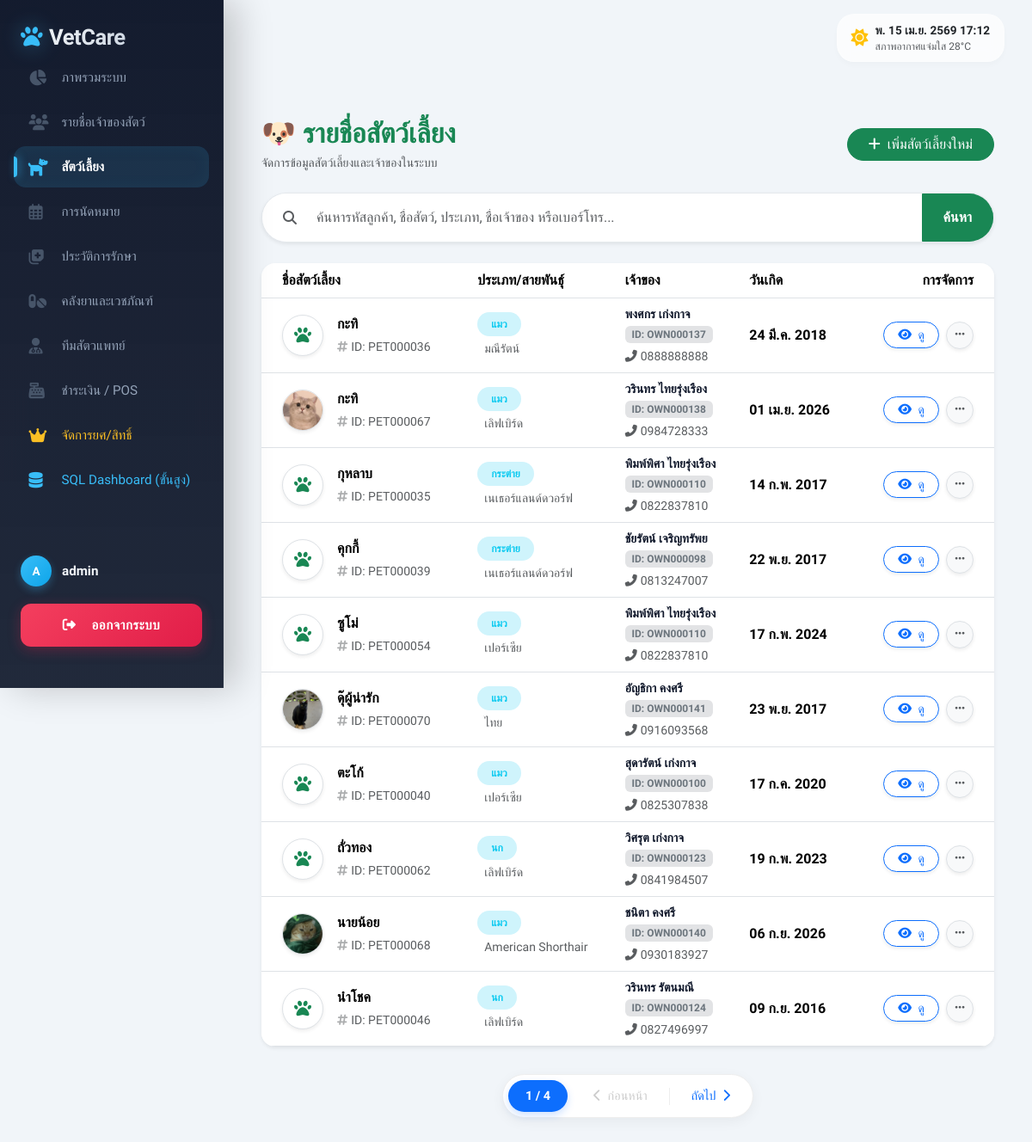
The app's page /pets/ (signed in), older data.
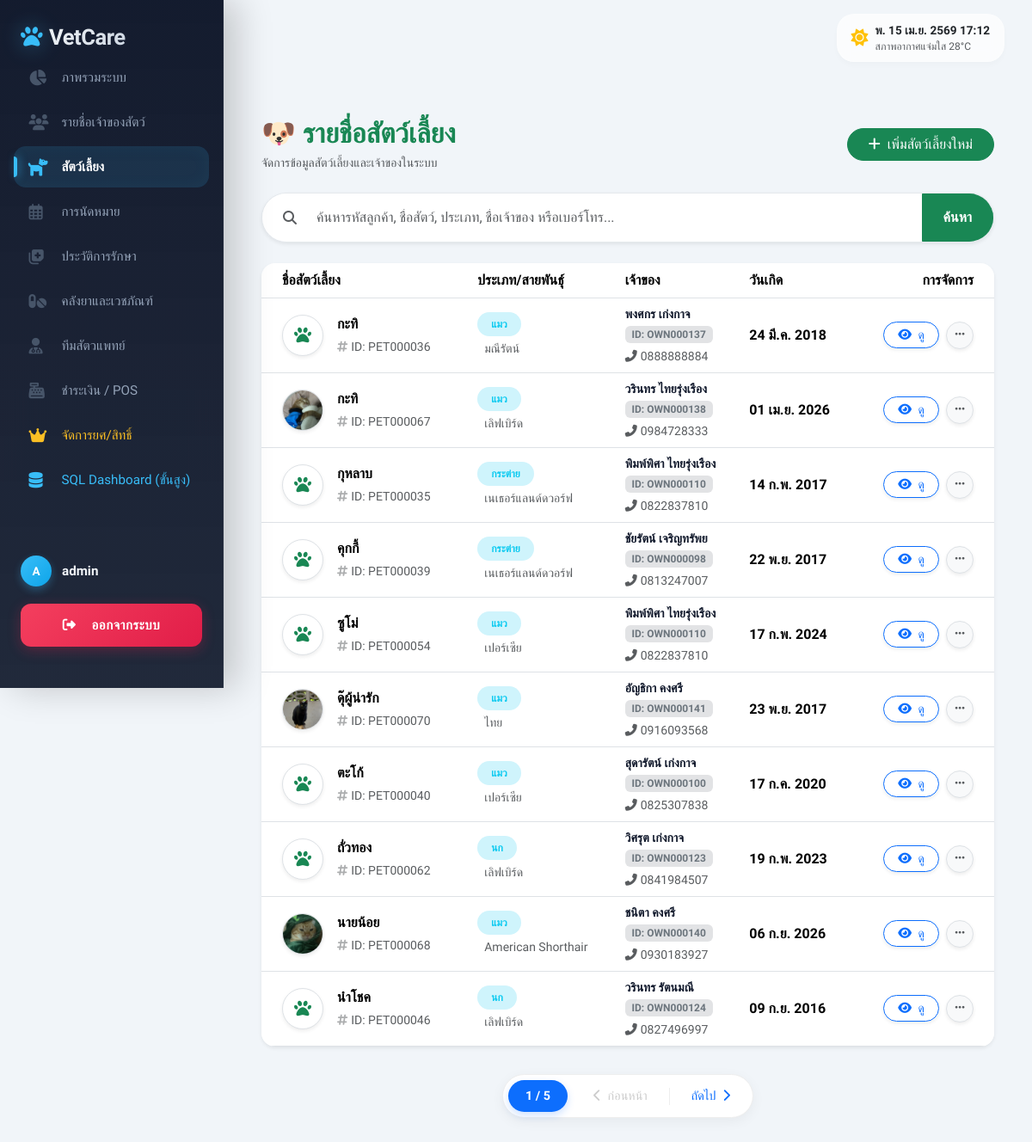
The same page, newer data.
### myapp/models.py (models this page shows, shortened)
class Pet(models.Model):
    owner = models.ForeignKey(Owner, on_delete=models.CASCADE, related_name='pets')
    name = models.CharField(max_length=100)
    customer_id = models.CharField(max_length=50, blank=True, null=True, verbose_name='รหัสลูกค้า')
    microchip_number = models.CharField(max_length=50, blank=True, null=True, verbose_name='เลขที่ชิป')
    price_level_choices = [
        ('ราคาปกติ', 'ราคาปกติ'),
        ('ราคาพิเศษ', 'ราคาพิเศษ')
    ]
    price_level = models.CharField(max_length=50, choices=price_level_choices, blank=True, null=True, verbose_name='ระดับราคา')
    sex_choices = [
        ('M', 'ตัวผู้'),
        ('F', 'ตัวเมีย')
    ]
    sex = models.CharField(max_length=10, choices=sex_choices, blank=True, null=True, verbose_name='เพศ')
    species = models.CharField(max_length=50, verbose_name='ประเภทสัตว์')
    breed = models.CharField(max_length=50, blank=True, null=True, verbose_name='สายพันธุ์')
    remarks = models.TextField(blank=True, null=True, verbose_name='หมายเหตุ')
    image = models.ImageField(upload_to='pet_images/', blank=True, null=True, verbose_name='รูปภาพสัตว์เลี้ยง')
    birth_date = models.DateField(blank=True, null=True, verbose_name='วันเกิด')

class Owner(models.Model):
    from django.conf import settings
    user = models.OneToOneField(settings.AUTH_USER_MODEL, on_delete=models.SET_NULL, null=True, blank=True, related_name='owner_profile', verbose_name='บัญชีผู้ใช้')
    first_name = models.CharField(max_length=100)
    last_name = models.CharField(max_length=100)
    customer_id = models.CharField(max_length=50, blank=True, null=True, verbose_name='รหัสลูกค้า')
    phone = models.CharField(max_length=15, blank=True, null=True)
    address = models.TextField(blank=True, null=True)

### myapp/views.py (the view, shortened to what this page needs)
# urls.py: path('pets/', staff_required_redirect(views.PetListView.as_view()), name='pet_list'),
class PetListView(LoginRequiredMixin, UserPassesTestMixin, ListView):
    model = Pet
    template_name = 'myapp/pet/pet_list.html'
    context_object_name = 'pets'
    paginate_by = 10
    login_url = 'login'
    def test_func(self):
        return self.request.user.is_authenticated and self.request.user.is_staff
    def get_queryset(self):
        qs = super().get_queryset().select_related('owner').annotate(
            owner_full_name=Concat('owner__first_name', Value(' '), 'owner__last_name')
        )
        q = self.request.GET.get('q', '')
        return qs.order_by('name')
    def get_context_data(self, **kwargs):
        context = super().get_context_data(**kwargs)
        context['q'] = self.request.GET.get('q', '')
        return context

### myapp/views.py (called while the page is built)
def staff_required_redirect(view_func):
    @wraps(view_func)
    def _wrapped_view(request, *args, **kwargs):
        if not request.user.is_authenticated:
            return redirect('login')
        if not request.user.is_staff:
            messages.warning(request, "ขออภัย! คุณไม่มีสิทธิ์เข้าถึงหน้านี้ (เฉพาะพนักงาน)")
            return redirect('client_dashboard')
        return view_func(request, *args, **kwargs)
    return _wrapped_view

### myapp/templates/myapp/pet/pet_list.html (shortened to what the changed rows need)
{% extends 'myapp/core/base.html' %}
{% block content %}
<div class="container py-4">
    <div class="d-flex justify-content-between align-items-center mb-4">
        <div>
            <h2 class="fw-bold text-success mb-1">🐶 รายชื่อสัตว์เลี้ยง</h2>
        </div>
    </div>
    <div id="resultsContainer">
    {% if pets %}
    <div class="card border-0 shadow-sm rounded-4 overflow-hidden" style="background: var(--card-bg);">
        <div class="table-responsive">
            <table class="table table-hover align-middle mb-0 mobile-card-list">
                <thead class="text-nowrap" style="background: var(--bg-body); color: var(--text-heading);">
                    <tr>
                        <th class="ps-4">ชื่อสัตว์เลี้ยง</th>
                        <th>ประเภท/สายพันธุ์</th>
                        <th>เจ้าของ</th>
                        <th>วันเกิด</th>
                        <th class="text-end pe-4">การจัดการ</th>
                    </tr>
                </thead>
                <tbody>
                    {% for pet in pets %}
                    <tr>
                        <td class="ps-md-4 item-main" data-label="">
                            <div class="d-flex align-items-center">
                                <div class="bg-white rounded-circle me-3 shadow-sm d-flex align-items-center justify-content-center border overflow-hidden" style="width: 48px; height: 48px;">
                                    {% if pet.image %}
                                        <img src="{{ pet.image.url }}" alt="{{ pet.name }}" style="width: 100%; height: 100%; object-fit: cover;">
                                    {% else %}
                                        <i class="fas fa-paw text-success" style="font-size: 1.25rem;"></i>
                                    {% endif %}
                                </div>
                                <div class="text-start">
                                    <div class="fw-bold fs-6 text-wrap">{{ pet.name }}</div>
                                    <div class="small text-muted mt-1"><i class="fas fa-hashtag me-1 px-0 opacity-50"></i>ID: {{ pet.customer_id|default:"-" }}</div>
                                </div>
                            </div>
                        </td>
                        <td data-label="ประเภท/สายพันธุ์:">
                            <div class="d-flex flex-column align-items-end align-items-md-start">
                                <span class="badge bg-info-subtle text-info px-3 py-2 rounded-pill">{{ pet.species }}</span>
                                <div class="small text-muted mt-1 ps-md-2">{{ pet.breed|default:"ไม่ระบุสายพันธุ์" }}</div>
                            </div>
                        </td>
                        <td data-label="เจ้าของ:">
                            <div class="d-flex flex-column align-items-end align-items-md-start">
                                <div class="small fw-bold" style="color: var(--text-heading);">{{ pet.owner.first_name }} {{ pet.owner.last_name }}</div>
                                <div class="mb-1"><span class="badge bg-secondary-subtle text-secondary x-small">ID: {{ pet.owner.customer_id|default:"-" }}</span></div>
                                <div class="small text-muted"><i class="fas fa-phone-alt me-1"></i>{{ pet.owner.phone }}</div>
                            </div>
                        </td>
                        <td data-label="วันเกิด:">
                            <div class="fw-bold">{{ pet.birth_date|date:"d M Y"|default:"ไม่ระบุ" }}</div>
                        </td>
                        <td class="pe-md-4 mt-2 mt-md-0" data-label="การจัดการ:">
                            <div class="d-flex align-items-center justify-content-end gap-2">
                                <a href="{% url 'pet_detail' pet.pk %}" class="btn btn-sm shadow-sm btn-outline-primary rounded-pill px-3" title="ดูรายละเอียด">
                                    <span class="d-none d-md-inline"><i class="fas fa-eye me-1"></i> ดู</span>
                                </a>
                                <div class="dropdown">
                                    <button class="btn btn-sm btn-light border shadow-sm rounded-circle d-flex align-items-center justify-content-center" style="width: 32px; height: 32px;" type="button" data-bs-toggle="dropdown">
                                        <i class="fas fa-ellipsis-h text-muted" style="font-size: 0.8rem;"></i>
                                    </button>
                                </div>
                            </div>
                        </td>
                    </tr>
                    {% endfor %}
                </tbody>
            </table>
        </div>
    </div>
    <div class="mt-4">
        {% include 'myapp/includes/pagination.html' %}
    </div>
    {% endif %}
    </div>
</div>
{% endblock %}

Row changes from the older to the newer data that the page shows:
changed through a linked row, Pet "PET000036": owner.phone "0888888888" → "0888888884"
changed Pet "01 เม.ย. 2026": image: a different picture
Text that changed along with them:
{{ page_obj.paginator.num_pages }}: "4" → "5"
